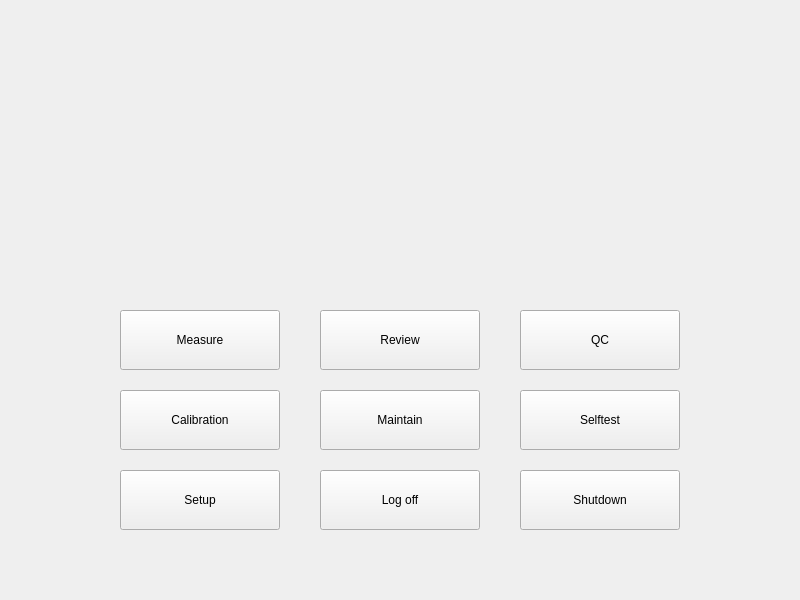
<?xml version="1.0" encoding="UTF-8"?>
<ui version="4.0">
 <class>MenuWin</class>
 <widget class="QWidget" name="MenuWin">
  <property name="geometry">
   <rect>
    <x>0</x>
    <y>0</y>
    <width>800</width>
    <height>600</height>
   </rect>
  </property>
  <property name="windowTitle">
   <string>MenuWin</string>
  </property>
  <widget class="QPushButton" name="pbCount">
   <property name="geometry">
    <rect>
     <x>120</x>
     <y>310</y>
     <width>160</width>
     <height>60</height>
    </rect>
   </property>
   <property name="text">
    <string>Measure</string>
   </property>
  </widget>
  <widget class="QPushButton" name="pbReview">
   <property name="geometry">
    <rect>
     <x>320</x>
     <y>310</y>
     <width>160</width>
     <height>60</height>
    </rect>
   </property>
   <property name="text">
    <string>Review</string>
   </property>
  </widget>
  <widget class="QPushButton" name="pbQc">
   <property name="geometry">
    <rect>
     <x>520</x>
     <y>310</y>
     <width>160</width>
     <height>60</height>
    </rect>
   </property>
   <property name="text">
    <string>QC</string>
   </property>
  </widget>
  <widget class="QPushButton" name="pbCalibrate">
   <property name="geometry">
    <rect>
     <x>120</x>
     <y>390</y>
     <width>160</width>
     <height>60</height>
    </rect>
   </property>
   <property name="text">
    <string>Calibration</string>
   </property>
  </widget>
  <widget class="QPushButton" name="pbSetup">
   <property name="geometry">
    <rect>
     <x>120</x>
     <y>470</y>
     <width>160</width>
     <height>60</height>
    </rect>
   </property>
   <property name="text">
    <string>Setup</string>
   </property>
  </widget>
  <widget class="QPushButton" name="pbMaintain">
   <property name="geometry">
    <rect>
     <x>320</x>
     <y>390</y>
     <width>160</width>
     <height>60</height>
    </rect>
   </property>
   <property name="text">
    <string>Maintain</string>
   </property>
  </widget>
  <widget class="QPushButton" name="pbLogOff">
   <property name="geometry">
    <rect>
     <x>320</x>
     <y>470</y>
     <width>160</width>
     <height>60</height>
    </rect>
   </property>
   <property name="text">
    <string>Log off</string>
   </property>
  </widget>
  <widget class="QPushButton" name="pbSelftest">
   <property name="geometry">
    <rect>
     <x>520</x>
     <y>390</y>
     <width>160</width>
     <height>60</height>
    </rect>
   </property>
   <property name="text">
    <string>Selftest</string>
   </property>
  </widget>
  <widget class="QPushButton" name="pbShutdown">
   <property name="geometry">
    <rect>
     <x>520</x>
     <y>470</y>
     <width>160</width>
     <height>60</height>
    </rect>
   </property>
   <property name="text">
    <string>Shutdown</string>
   </property>
  </widget>
 </widget>
 <layoutdefault spacing="6" margin="11"/>
 <resources/>
 <connections/>
</ui>
